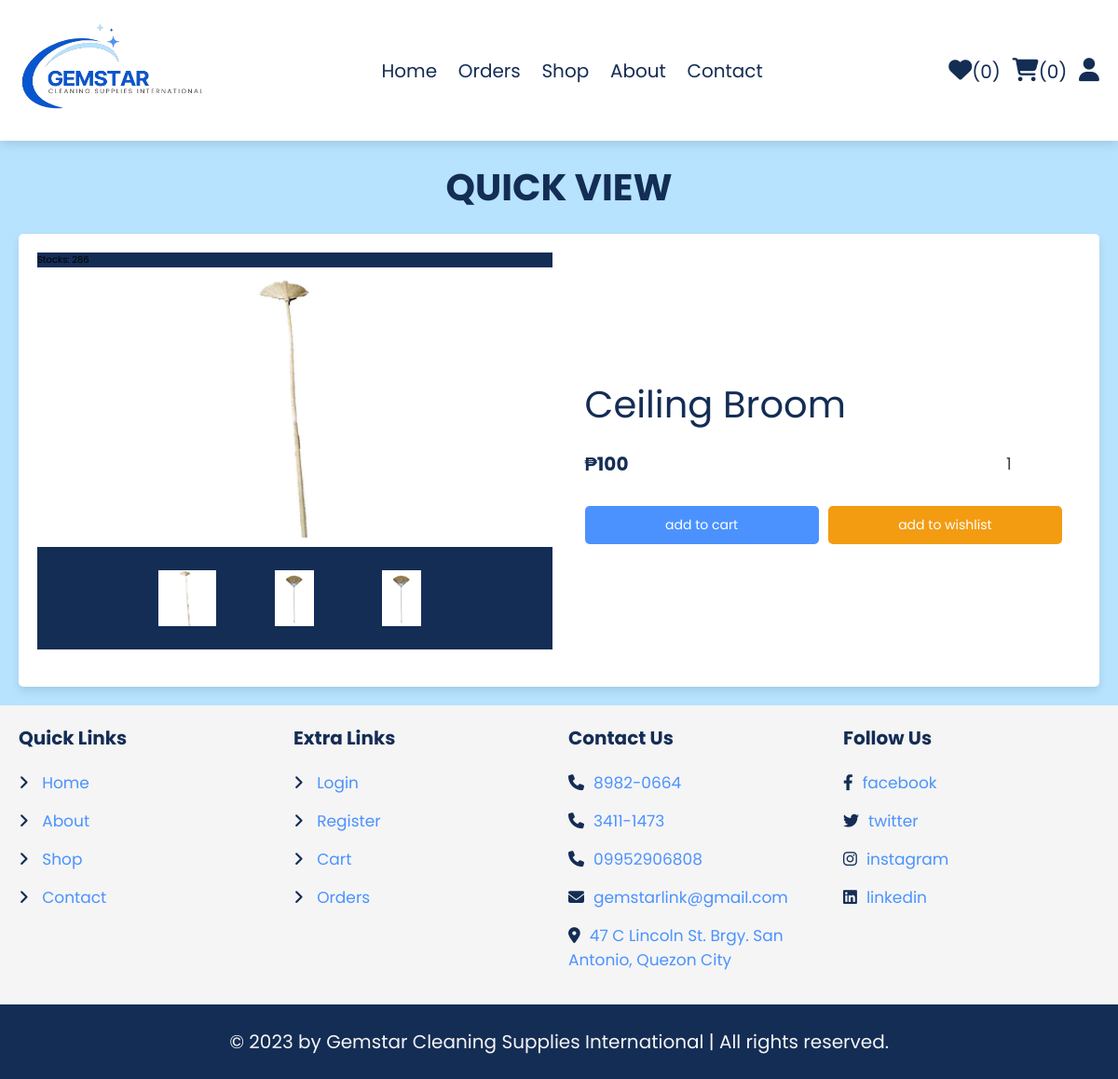
Before: /quick_view.php?pid=5189 with the older database file.
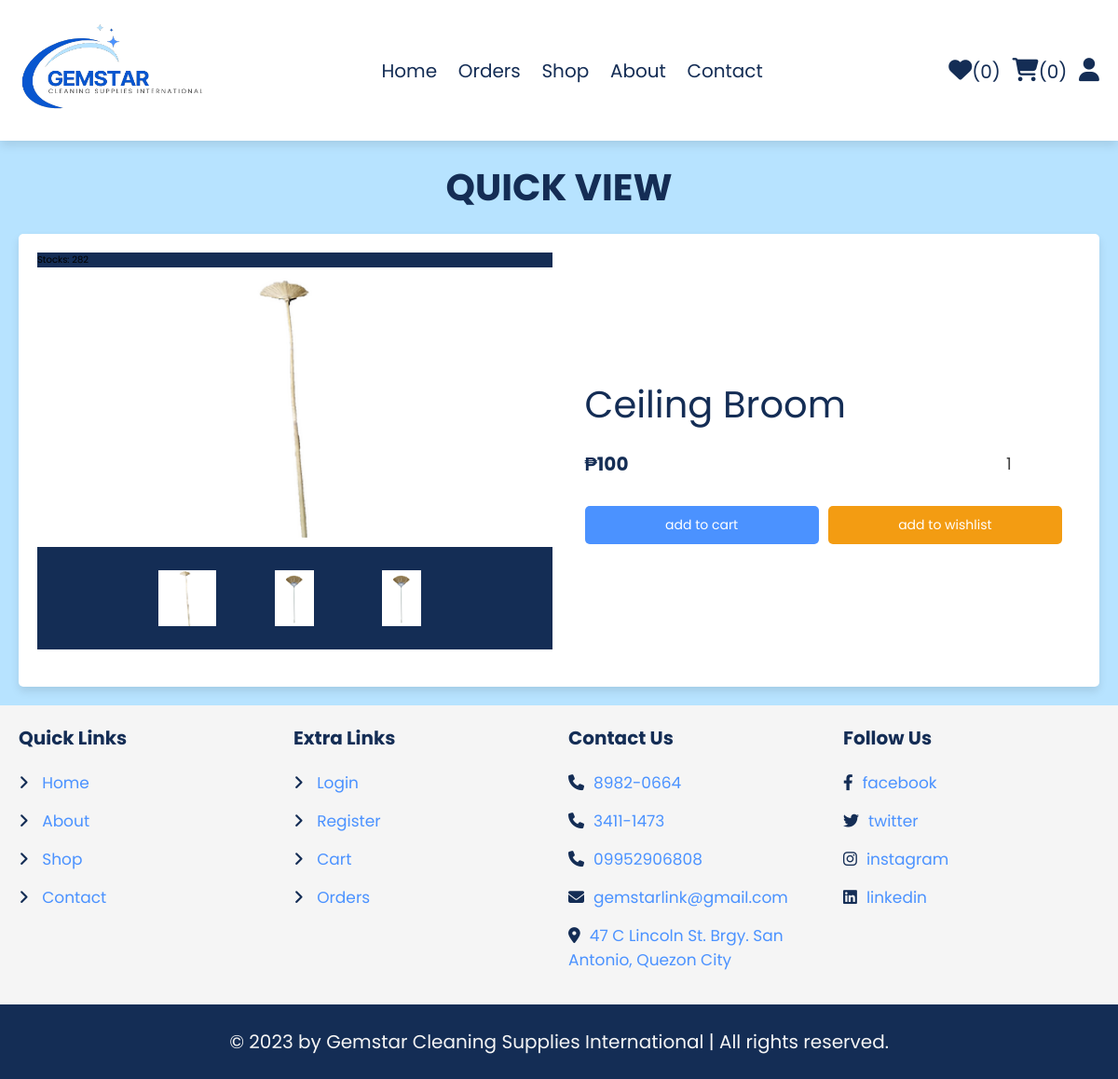
After: the same page with the newer database file.
### tables this page shows
CREATE TABLE IF NOT EXISTS `products` (
  `id` int(100) NOT NULL AUTO_INCREMENT,
  `Productline_ID` int(11) NOT NULL,
  `ProductlineName` varchar(255) NOT NULL DEFAULT '',
  `name` varchar(100) NOT NULL,
  `details` varchar(500) NOT NULL,
  `price` int(10) NOT NULL,
  `image_01` varchar(100) NOT NULL,
  `image_02` varchar(100) NOT NULL,
  `image_03` varchar(100) NOT NULL,
  `product_stock` int(255) DEFAULT NULL,
  PRIMARY KEY (`id`)
);

### quick_view.php (the view, shortened to what this page needs)
<?php
include 'components/connect.php';
?>
<!DOCTYPE html>
<html lang="en">
<head>
   <link rel="stylesheet" href="https://cdnjs.cloudflare.com/ajax/libs/font-awesome/6.1.1/css/all.min.css">
   <link rel="stylesheet" href="css/style.css">
</head>
<body>
<?php include 'components/user_header.php'; ?>
<section class="quick-view">
   <h1 class="heading">quick view</h1>
   <?php
     $pid = $_GET['pid'];
     $select_products = $conn->prepare("SELECT * FROM `products` WHERE id = ?");
     $select_products->execute([$pid]);
     if($select_products->rowCount() > 0){
      while($fetch_product = $select_products->fetch(PDO::FETCH_ASSOC)){
   ?>
   <form action="" method="post" class="box">
      <div class="row">
         <div class="image-container">
         <span class="stocks">Stocks: <span><?= $fetch_product['product_stock']; ?></span></span>
         <div class="boxes">
            <div class="main-image">
               <img src="uploaded_img/<?= $fetch_product['image_01']; ?>" alt="">
            </div>
         </div>
            <div class="sub-image">
               <img src="uploaded_img/<?= $fetch_product['image_01']; ?>" alt="">
               <img src="uploaded_img/<?= $fetch_product['image_02']; ?>" alt="">
               <img src="uploaded_img/<?= $fetch_product['image_03']; ?>" alt="">
            </div>
         </div>
         <div class="content">
            <div class="name"><?= $fetch_product['name']; ?></div>
            <div class="flex">
               <div class="price"><span>₱</span><?= $fetch_product['price']; ?><span></span></div>
               <input type="number" name="qty" class="qty" min="1" max="99" onkeypress="if(this.value.length == 2) return false;" value="1">
            </div>
            <div class="flex-btn">
               <input type="submit" value="add to cart" class="btn <?= ($fetch_product['product_stock'] > 0)?'':'disabled'; ?>" name="add_to_cart">
               <input class="option-btn" type="submit" name="add_to_wishlist" value="add to wishlist">
            </div>
         </div>
      </div>
   </form>
   <?php
      }
   }else{
      echo '<p class="empty">no products added yet!</p>';
   }
   ?>
</section>
<?php include 'components/footer.php'; ?>
</body>
</html>

Changed rows visible on the page:
changed products "Ceiling Broom": product_stock "286" → "282"
